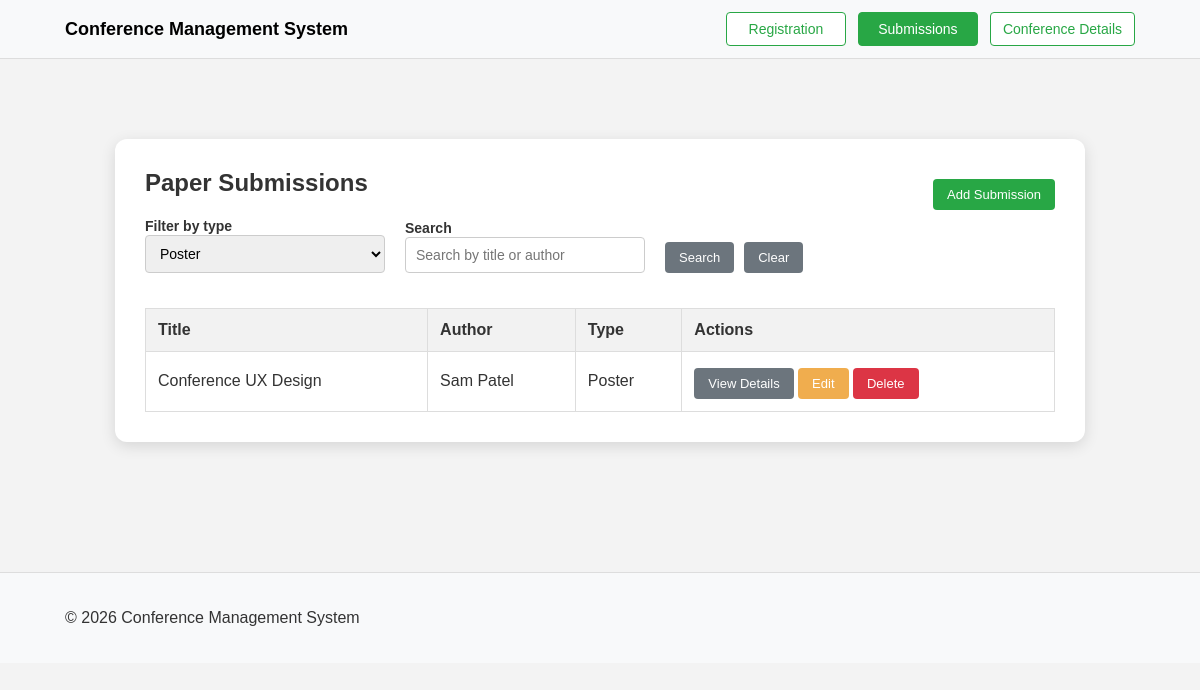
/submissions.php?type=Poster, run on the app's committed database.
### tables this page shows
CREATE TABLE Submissions (
    id INTEGER PRIMARY KEY AUTOINCREMENT,
    User_id INTEGER,
    title TEXT NOT NULL,
    paper_type TEXT,
    accepted BOOLEAN,
    abstract TEXT,
    FOREIGN KEY (User_id) REFERENCES Users(id)
);

CREATE TABLE Users (
    id INTEGER PRIMARY KEY AUTOINCREMENT,
    Name TEXT NOT NULL,
    Email TEXT UNIQUE,
    affiliation TEXT,
    Role TEXT
);

### submissions.php (the view, shortened to what this page needs)
<?php
include('db_conn.php');
$search = trim($_GET['search'] ?? '');
$type = trim($_GET['type'] ?? 'all');
$sql = "
    SELECT
        s.id,
        s.title,
        s.paper_type,
        s.abstract,
        u.Name AS author_name,
        u.Email AS author_email,
        u.affiliation
    FROM Submissions s
    JOIN Users u ON s.User_id = u.id
    WHERE 1 = 1
";
$params = [];
if ($type !== 'all') {
    $sql .= " AND s.paper_type = :type";
    $params[':type'] = $type;
}
$sql .= " ORDER BY s.id ASC";
$stmt = $pdo->prepare($sql);
$stmt->execute($params);
$submissions = $stmt->fetchAll(PDO::FETCH_ASSOC);
?>
<!DOCTYPE html>
<html lang="en">
<head>
  <link rel="stylesheet" href="styles.css" />
</head>
<body>
  <nav class="navbar">
        <div class="container">
            <a class="brand" href="index.php">Conference Management System</a>
            <div class="nav-buttons">
                <a class="btn btn-outline nav-link" href="registration.php">Registration</a>
                <a class="btn btn-outline nav-link" href="submissions.php">Submissions</a>
                <a class="btn btn-outline nav-link" href="conference_details.php">Conference Details</a>
            </div>
        </div>
    </nav>
  <main class="content-area">
    <div class="wrapper">
      <div class="details-box">
        <div style="display:flex; justify-content:space-between; align-items:center; gap:16px; flex-wrap:wrap;">
          <h2>Paper Submissions</h2>
          <a href="create_submissions.php" class="success-btn">Add Submission</a>
        </div>
        <form method="get" class="filter-box">
          <div>
            <label for="typeFilter">Filter by type</label><br>
            <select id="typeFilter" name="type">
              <option value="Poster" <?php if ($type === 'Poster') echo 'selected'; ?>>Poster</option>
            </select>
          </div>
          <div>
            <label for="searchInput">Search</label><br>
            <input
              type="text"
              id="searchInput"
              name="search"
              placeholder="Search by title or author"
              value="<?php echo htmlspecialchars($search); ?>"
            />
          </div>
          <div class="filter-buttons">
            <button type="submit" class="secondary-btn">Search</button>
            <a href="submissions.php" class="detailsBtn">Clear</a>
          </div>
        </form>
        <div class="table-wrap">
          <table class="submission-table">
            <thead>
              <tr>
                <th>Title</th>
                <th>Author</th>
                <th>Type</th>
                <th>Actions</th>
              </tr>
            </thead>
            <tbody>
              <?php if (count($submissions) > 0): ?>
                <?php foreach ($submissions as $row): ?>
                  <tr>
                    <td><?php echo htmlspecialchars($row['title']); ?></td>
                    <td><?php echo htmlspecialchars($row['author_name']); ?></td>
                    <td><?php echo htmlspecialchars($row['paper_type']); ?></td>
                    <td class="actions-cell">
                      <a href="details.php?id=<?php echo $row['id']; ?>" class="detailsBtn">View Details</a>
                      <a href="update_submission.php?id=<?php echo $row['id']; ?>" class="warning-btn">Edit</a>
                      <form action="engine.php" method="post" class="delete-form" style="display:inline;">
                        <button type="submit" name="delete_submission" class="danger-btn">Delete</button>
                      </form>
                    </td>
                  </tr>
                <?php endforeach; ?>
              <?php else: ?>
                <tr>
                  <td colspan="4">No matching submissions found.</td>
                </tr>
              <?php endif; ?>
            </tbody>
          </table>
        </div>
      </div>
    </div>
  </main>
  <footer>
    <div class="container footer-row">
      <p>&copy; 2026 Conference Management System</p>
    </div>
  </footer>
</body>
</html>

### styles.css (style rules this page uses)
* { box-sizing: border-box; }
body { margin: 0; font-family: Arial, sans-serif; background-color: #f3f3f3; color: #333; }
a { text-decoration: none; color: inherit; }
.navbar { background-color: #f8f9fa; border-bottom: 1px solid #ddd; padding: 12px 0; }
.container { max-width: 1100px; margin: auto; padding: 0 15px; display: flex; justify-content: space-between; align-items: center; }
.brand { text-decoration: none; font-weight: bold; font-size: 18px; color: #000; }
.nav-buttons { display: flex; gap: 12px; flex-wrap: wrap; }
.btn-outline { display: inline-block; min-width: 120px; text-align: center; padding: 8px 12px; border: 1px solid #28a745; color: #28a745; text-decoration: none; border-radius: 4px; font-size: 14px; background: #fff; }
.btn-outline:hover, .btn-outline.active { background-color: #28a745; color: white; }
.content-area, .content-area-register { padding-top: 50px; padding-bottom: 50px; }
.wrapper { max-width: 1000px; margin: 30px auto; padding: 0 15px; }
.details-box, .form-box-register, .page-box { background: white; padding: 30px; border-radius: 12px; max-width: 1000px; margin: auto; box-shadow: 0px 4px 15px rgba(0, 0, 0, 0.12); }
h1, h2, h3 { color: #333; margin-top: 0; }
.filter-box { display: flex; gap: 20px; margin-bottom: 20px; flex-wrap: wrap; align-items: end; }
.filter-box label { font-size: 14px; font-weight: bold; }
.filter-box select, .filter-box input { padding: 9px 10px; width: 240px; font-size: 14px; box-sizing: border-box; border: 1px solid #ccc; border-radius: 4px; }
.filter-buttons { display: flex; flex-direction: row; gap: 10px; align-items: center; }
.table-wrap { overflow-x: auto; }
.submission-table { width: 100%; border-collapse: collapse; margin-top: 15px; background: #fff; }
.submission-table th, .submission-table td { border: 1px solid #ddd; padding: 12px; text-align: left; vertical-align: middle; }
.submission-table th { background-color: #f2f2f2; font-weight: bold; }
.actions-cell { white-space: nowrap; }
.primary-btn, .secondary-btn, .success-btn, .warning-btn, .danger-btn, .detailsBtn { display: inline-block; padding: 8px 14px; font-size: 13px; border-radius: 4px; cursor: pointer; border: none; text-decoration: none; margin-top: 4px; }
.secondary-btn { background-color: #6c757d; color: white; }
.success-btn { background-color: #28a745; color: white; }
.warning-btn { background-color: #f0ad4e; color: white; }
.danger-btn { background-color: #dc3545; color: white; }
.detailsBtn { background-color: #6c757d; color: white; }
footer { padding: 20px; background-color: #f8f9fa; margin-top: 50px; border-top: 1px solid #ddd; }
.footer-row { width: 100%; text-align: center; }

### data on the page
submissions: title "Conference UX Design", User.Name "Sam Patel", paper_type "Poster"
